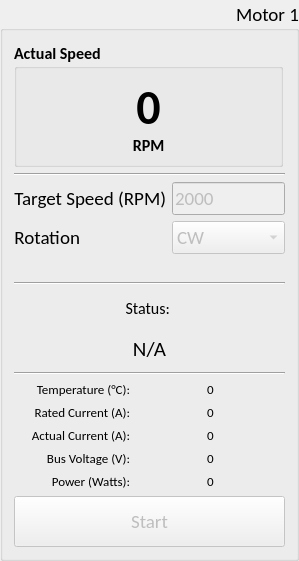
  <widget class="QGroupBox" name="groupBox_2">
   <property name="geometry">
    <rect>
     <x>317</x>
     <y>9</y>
     <width>299</width>
     <height>561</height>
    </rect>
   </property>
   <property name="minimumSize">
    <size>
     <width>291</width>
     <height>561</height>
    </size>
   </property>
   <property name="font">
    <font>
     <family>Calibri</family>
     <pointsize>14</pointsize>
    </font>
   </property>
   <property name="title">
    <string>Motor 1</string>
   </property>
   <property name="alignment">
    <set>Qt::AlignRight|Qt::AlignTrailing|Qt::AlignVCenter</set>
   </property>
   <layout class="QVBoxLayout" name="verticalLayout_3">
    <item>
     <layout class="QVBoxLayout" name="verticalLayout_11">
      <item>
       <widget class="QGroupBox" name="groupBox_3">
        <property name="minimumSize">
         <size>
          <width>251</width>
          <height>125</height>
         </size>
        </property>
        <property name="maximumSize">
         <size>
          <width>269</width>
          <height>125</height>
         </size>
        </property>
        <property name="font">
         <font>
          <family>Calibri</family>
          <pointsize>12</pointsize>
          <weight>75</weight>
          <bold>true</bold>
         </font>
        </property>
        <property name="title">
         <string>Actual Speed</string>
        </property>
        <layout class="QVBoxLayout" name="verticalLayout_6">
         <item>
          <layout class="QVBoxLayout" name="verticalLayout_5">
           <item>
            <widget class="QLabel" name="lbActualSpeed1">
             <property name="minimumSize">
              <size>
               <width>219</width>
               <height>59</height>
              </size>
             </property>
             <property name="font">
              <font>
               <family>Calibri</family>
               <pointsize>36</pointsize>
               <weight>75</weight>
               <bold>true</bold>
              </font>
             </property>
             <property name="text">
              <string>0</string>
             </property>
             <property name="alignment">
              <set>Qt::AlignCenter</set>
             </property>
            </widget>
           </item>
           <item>
            <widget class="QLabel" name="label">
             <property name="minimumSize">
              <size>
               <width>219</width>
               <height>19</height>
              </size>
             </property>
             <property name="font">
              <font>
               <family>Calibri</family>
               <pointsize>12</pointsize>
               <weight>75</weight>
               <bold>true</bold>
              </font>
             </property>
             <property name="text">
              <string>RPM</string>
             </property>
             <property name="alignment">
              <set>Qt::AlignCenter</set>
             </property>
            </widget>
           </item>
          </layout>
         </item>
        </layout>
       </widget>
      </item>
      <item>
       <widget class="Line" name="line">
        <property name="orientation">
         <enum>Qt::Horizontal</enum>
        </property>
       </widget>
      </item>
      <item>
       <layout class="QFormLayout" name="formLayout_3">
        <item row="0" column="0">
         <widget class="QLabel" name="label_2">
          <property name="font">
           <font>
            <family>Calibri</family>
            <pointsize>14</pointsize>
           </font>
          </property>
          <property name="text">
           <string>Target Speed (RPM)</string>
          </property>
          <property name="alignment">
           <set>Qt::AlignRight|Qt::AlignTrailing|Qt::AlignVCenter</set>
          </property>
         </widget>
        </item>
        <item row="0" column="1">
         <widget class="QLineEdit" name="lnTargetSpeed1">
          <property name="enabled">
           <bool>false</bool>
          </property>
          <property name="text">
           <string>2000</string>
          </property>
         </widget>
        </item>
        <item row="1" column="1">
         <widget class="QComboBox" name="cbRotation1">
          <property name="enabled">
           <bool>false</bool>
          </property>
          <property name="editable">
           <bool>false</bool>
          </property>
          <item>
           <property name="text">
            <string>CW</string>
           </property>
          </item>
          <item>
           <property name="text">
            <string>CCW</string>
           </property>
          </item>
         </widget>
        </item>
        <item row="1" column="0">
         <widget class="QLabel" name="label_3">
          <property name="font">
           <font>
            <family>Calibri</family>
            <pointsize>14</pointsize>
           </font>
          </property>
          <property name="text">
           <string>Rotation</string>
          </property>
          <property name="alignment">
           <set>Qt::AlignRight|Qt::AlignTrailing|Qt::AlignVCenter</set>
          </property>
         </widget>
        </item>
       </layout>
      </item>
      <item>
       <layout class="QVBoxLayout" name="verticalLayout_8">
        <item>
         <widget class="Line" name="line_2">
          <property name="orientation">
           <enum>Qt::Horizontal</enum>
          </property>
         </widget>
        </item>
        <item>
         <widget class="QLabel" name="label_4">
          <property name="font">
           <font>
            <pointsize>12</pointsize>
           </font>
          </property>
          <property name="text">
           <string>Status: </string>
          </property>
          <property name="alignment">
           <set>Qt::AlignCenter</set>
          </property>
         </widget>
        </item>
        <item>
         <widget class="QLabel" name="lbStatus1">
          <property name="font">
           <font>
            <pointsize>16</pointsize>
           </font>
          </property>
          <property name="text">
           <string>N/A</string>
          </property>
          <property name="scaledContents">
           <bool>true</bool>
          </property>
          <property name="alignment">
           <set>Qt::AlignCenter</set>
          </property>
          <property name="wordWrap">
           <bool>true</bool>
          </property>
         </widget>
        </item>
        <item>
         <widget class="Line" name="line_3">
          <property name="orientation">
           <enum>Qt::Horizontal</enum>
          </property>
         </widget>
        </item>
       </layout>
      </item>
      <item>
       <layout class="QHBoxLayout" name="horizontalLayout_3">
        <item>
         <layout class="QVBoxLayout" name="verticalLayout_9">
          <item>
           <widget class="QLabel" name="label_5">
            <property name="font">
             <font>
              <pointsize>10</pointsize>
             </font>
            </property>
            <property name="text">
             <string>Temperature (°C):</string>
            </property>
            <property name="alignment">
             <set>Qt::AlignRight|Qt::AlignTrailing|Qt::AlignVCenter</set>
            </property>
           </widget>
          </item>
          <item>
           <widget class="QLabel" name="label_6">
            <property name="font">
             <font>
              <pointsize>10</pointsize>
             </font>
            </property>
            <property name="text">
             <string>Rated Current (A):</string>
            </property>
            <property name="alignment">
             <set>Qt::AlignRight|Qt::AlignTrailing|Qt::AlignVCenter</set>
            </property>
           </widget>
          </item>
          <item>
           <widget class="QLabel" name="label_7">
            <property name="font">
             <font>
              <pointsize>10</pointsize>
             </font>
            </property>
            <property name="text">
             <string>Actual Current (A):</string>
            </property>
            <property name="alignment">
             <set>Qt::AlignRight|Qt::AlignTrailing|Qt::AlignVCenter</set>
            </property>
           </widget>
          </item>
          <item>
           <widget class="QLabel" name="label_8">
            <property name="font">
             <font>
              <pointsize>10</pointsize>
             </font>
            </property>
            <property name="text">
             <string>Bus Voltage (V):</string>
            </property>
            <property name="alignment">
             <set>Qt::AlignRight|Qt::AlignTrailing|Qt::AlignVCenter</set>
            </property>
           </widget>
          </item>
          <item>
           <widget class="QLabel" name="label_9">
            <property name="font">
             <font>
              <pointsize>10</pointsize>
             </font>
            </property>
            <property name="text">
             <string>Power (Watts):</string>
            </property>
            <property name="alignment">
             <set>Qt::AlignRight|Qt::AlignTrailing|Qt::AlignVCenter</set>
            </property>
           </widget>
          </item>
         </layout>
        </item>
        <item>
         <layout class="QVBoxLayout" name="verticalLayout_10">
          <item>
           <widget class="QLabel" name="lbTemp1">
            <property name="font">
             <font>
              <pointsize>10</pointsize>
             </font>
            </property>
            <property name="text">
             <string>0</string>
            </property>
            <property name="alignment">
             <set>Qt::AlignCenter</set>
            </property>
           </widget>
          </item>
          <item>
           <widget class="QLabel" name="lbRatedCurrent1">
            <property name="font">
             <font>
              <pointsize>10</pointsize>
             </font>
            </property>
            <property name="text">
             <string>0</string>
            </property>
            <property name="alignment">
             <set>Qt::AlignCenter</set>
            </property>
           </widget>
          </item>
          <item>
           <widget class="QLabel" name="lbActualCurrent1">
            <property name="minimumSize">
             <size>
              <width>149</width>
              <height>16</height>
             </size>
            </property>
            <property name="font">
             <font>
              <pointsize>10</pointsize>
             </font>
            </property>
            <property name="text">
             <string>0</string>
            </property>
            <property name="alignment">
             <set>Qt::AlignCenter</set>
            </property>
           </widget>
          </item>
          <item>
           <widget class="QLabel" name="lbBusVoltage1">
            <property name="font">
             <font>
              <pointsize>10</pointsize>
             </font>
            </property>
            <property name="text">
             <string>0</string>
            </property>
            <property name="alignment">
             <set>Qt::AlignCenter</set>
            </property>
           </widget>
          </item>
          <item>
           <widget class="QLabel" name="lbPower1">
            <property name="font">
             <font>
              <pointsize>10</pointsize>
             </font>
            </property>
            <property name="text">
             <string>0</string>
            </property>
            <property name="alignment">
             <set>Qt::AlignCenter</set>
            </property>
           </widget>
          </item>
         </layout>
        </item>
       </layout>
      </item>
      <item>
       <widget class="QPushButton" name="btnStart1">
        <property name="enabled">
         <bool>false</bool>
        </property>
        <property name="minimumSize">
         <size>
          <width>241</width>
          <height>51</height>
         </size>
        </property>
        <property name="text">
         <string>Start</string>
        </property>
       </widget>
      </item>
     </layout>
    </item>
   </layout>
  </widget>
